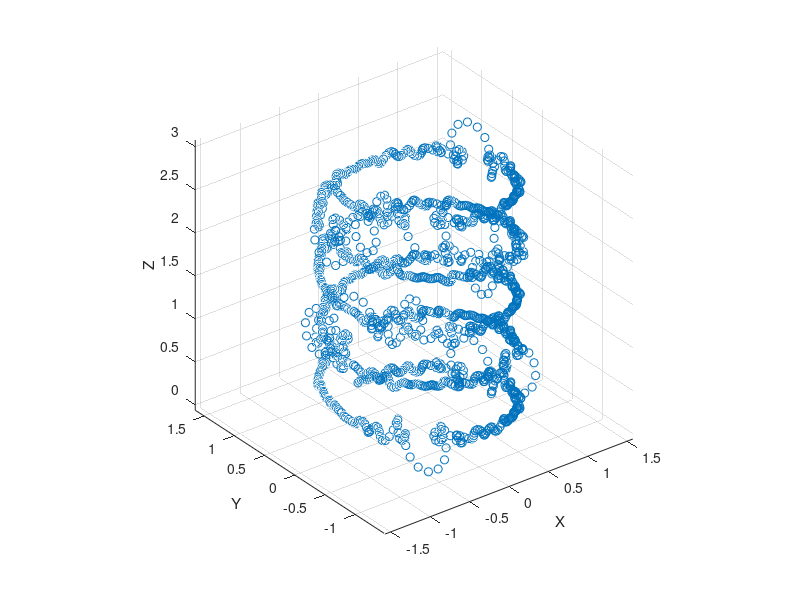

Here is the MATLAB script that generated this plot:
clc
clear all
close all

warning('off','all')

load trajektoria1

% N = 60;
% xa = aproksymacjaWielomianowa(n, x, N);  % aproksymacja wspolrzednej x

plot3(x,y,z,'o');
grid on;
axis equal; 
xlabel("X");
ylabel("Y");
zlabel("Z");
grid on
axis equal
saveas(gcf, 'zad2.png');